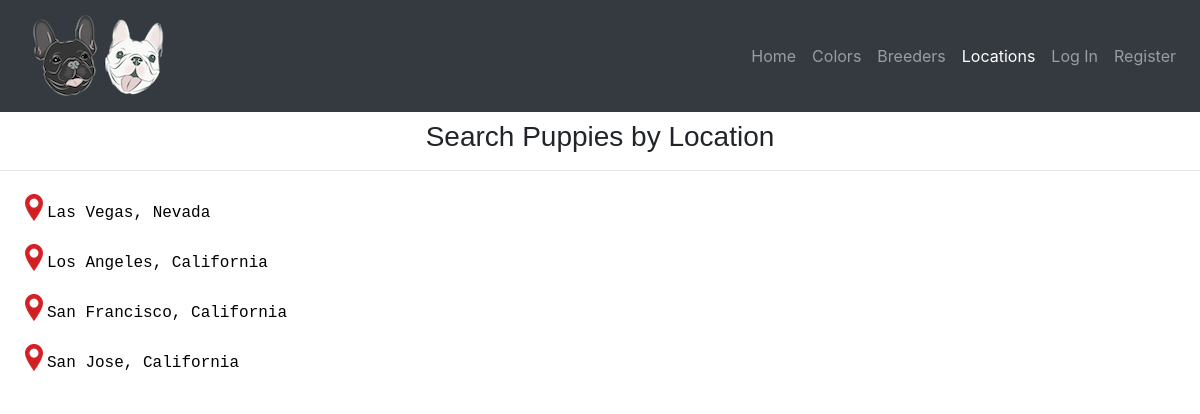
/locations, run on the app's committed database.
### puppysearch/models.py (models this page shows, shortened)
class Location(models.Model):
    city = models.CharField(max_length=225)
    state = models.CharField(max_length=64)

### puppysearch/views.py (the view)
# urls.py: path("locations", views.locations, name="locations"),
def locations(request):
    locations = Location.objects.all().order_by("city")
    context = {
        'locations': locations
    }
    return render(request, "puppysearch/locations.html", context)

### puppysearch/templates/puppysearch/locations.html (shortened to what this page needs)
{% extends "puppysearch/layout.html" %} {%load static%}
{% block body %}
<h3 class="color_heading">Search Puppies by Location </h3><hr>
    <ul class="locations_list">
        {%for location in locations%}
            <li> <a class="color_link" href = "{% url 'show_location_listings' location.id %}"> {{location.city}}, {{location.state}} </li></a>
        {%endfor%}
    </ul>
</html>
{% endblock %}

### puppysearch/templates/puppysearch/layout.html (shortened to what this page needs)
{%load static%}
<!DOCTYPE html>
<html lang="en">
<head>
    <link rel="stylesheet" href="https://stackpath.bootstrapcdn.com/bootstrap/4.3.1/css/bootstrap.min.css">
    <link href="https://maxcdn.bootstrapcdn.com/font-awesome/4.7.0/css/font-awesome.min.css" rel="stylesheet"/>
    <link href="{% static 'puppysearch/styles.css' %}" rel="stylesheet">
</head>
<body>
    <nav class="navbar navbar-expand-lg navbar-dark bg-dark static-top">
        <div class="div_nav_bar">
            <a class="navbar-brand" href="{% url 'index' %}">
                <img src="{% static 'media/logo.png' %}" alt="logo">
            </a>
        </div>
        <div class="collapse navbar-collapse" id="navbarResponsive">
            <ul class="navbar-nav ml-auto">
                <li class="nav-item">
                    <a class="nav-link" href="{% url 'index' %}"> Home
                    </a>
                </li>
                <li class="nav-item">
                    <a class="nav-link" href="{% url 'colors' %}">Colors</a>
                </li>
                <li class="nav-item">
                    <a class="nav-link" href="{% url 'breeders'%}">Breeders</a>
                </li>
                <li class="nav-item">
                    <a class="nav-link" href="{% url 'locations'%}">Locations</a>
                </li>
                {% if user.is_authenticated%}
                 {%if user.is_breeder%}
                 <li class="nav-item">
                    <a class="nav-link" href="{% url 'add_listing'%}">Add Listing</a>
                </li>
                {%endif%}
                <li class="nav-item dropdown">
                    <a class="nav-link dropdown-toggle" href="#" id="navbarDropdown" role="button" data-toggle="dropdown" aria-haspopup="true" aria-expanded="false">
                        {{ user.username }}
                    </a>
                    <div class="dropdown-menu dropdown-menu-right" aria-labelledby="navbarDropdown">
                        <a class="dropdown-item" href={% url 'show_favorites'%}>Favorites</a>
                        {%if user.is_breeder%}
                        <a class="dropdown-item" href="{% url 'my_listings'%}">My Listings</a>
                        {%endif%}
                        <a class="dropdown-item" href="{% url 'my_reviews'%}">My Reviews</a>
                        <div class="dropdown-divider"></div>
                        <a class="dropdown-item" href="{% url 'logout' %}">Log Out</a>
                    </div>
                </li>
                {% else %}
                <li class="nav-item">
                    <a class="nav-link" href="{% url 'login' %}">Log In</a>
                </li>
                <li class="nav-item">
                    <a class="nav-link" href="{% url 'register' %}">Register</a>
                </li>
                {% endif %}
            </ul>
        </div>
    </nav>
    <div class="body">
        {% block body %}{% endblock %}
</body>
</html>

### puppysearch/static/puppysearch/styles.css (style rules this page uses)
.div_nav_bar { margin-left: 1%; }
.color_heading { text-align: center; margin-top: 8px; font-family: Impact, Haettenschweiler, 'Arial Narrow Bold', sans-serif; }
.color_link { color: black; }
.locations_list { padding-left: 5px; }
.locations_list li { height: 50px; background: url('/static/media/location.png') no-repeat 20px 7px transparent; list-style-type: none; margin: 0; vertical-align: middle; padding: 14px 0px 0px 42px; font-family: monospace; font-size: 16px; }

### data on the page
Location: city "Las Vegas", state "Nevada"
Location: city "Los Angeles", state "California"
Location: city "San Francisco", state "California"
Location: city "San Jose", state "California"
